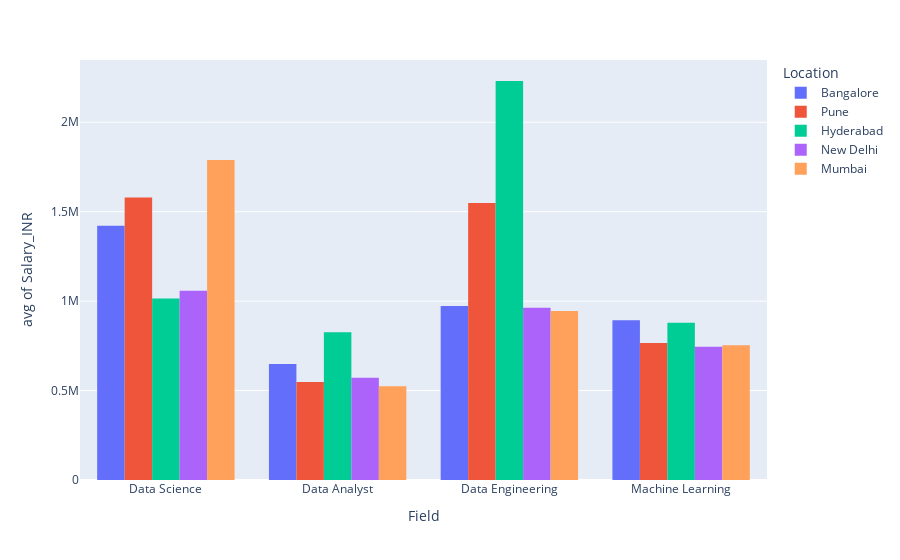

Notebook source saved alongside this figure:
### Markdown cell above
##### Multivariate Analysis

### Code cell
final_dataset['Field'] = 'Data'

data = final_dataset['Job_Title'].str.contains('Data')
science = final_dataset['Job_Title'].str.contains('Science')
scientist = final_dataset['Job_Title'].str.contains('Scientist')
machine = final_dataset['Job_Title'].str.contains('Machine')
learning = final_dataset['Job_Title'].str.contains('Learning')
engineer = final_dataset['Job_Title'].str.contains('Engineer')
engineering = final_dataset['Job_Title'].str.contains('Engineering')
analyst = final_dataset['Job_Title'].str.contains('Analyst')

final_dataset['Field'].loc[data & (science | scientist) & ~machine] = 'Data Science'
final_dataset['Field'].loc[machine & learning & ~(data & scientist)] = 'Machine Learning'
final_dataset['Field'].loc[data & analyst & ~(machine | scientist)] = 'Data Analyst'
final_dataset['Field'].loc[data & (engineer | engineering)] = 'Data Engineering'

px.histogram(final_dataset,x='Field',y='Salary_INR',histfunc='avg',color='Location',barmode='group')

### Figure 1 — Plotly figure (JSON) as saved in the notebook; plotly's stock layout.template omitted (floating-point values rounded to 4 significant figures; data arrays with more than 128 entries replaced by an {"elided": "..."} marker saying what was removed)
{"data": [{"alignmentgroup": "True", "bingroup": "x", "histfunc": "avg", "hovertemplate": "Location=Bangalore<br>Field=%{x}<br>avg of Salary_INR=%{y}<extra></extra>", "legendgroup": "Bangalore", "marker": {"color": "#636efa", "pattern": {"shape": ""}}, "name": "Bangalore", "offsetgroup": "Bangalore", "orientation": "v", "showlegend": true, "type": "histogram", "x": {"elided": "1584 str values"}, "xaxis": "x", "y": {"elided": "1584 float values"}, "yaxis": "y"}, {"alignmentgroup": "True", "bingroup": "x", "histfunc": "avg", "hovertemplate": "Location=Pune<br>Field=%{x}<br>avg of Salary_INR=%{y}<extra></extra>", "legendgroup": "Pune", "marker": {"color": "#EF553B", "pattern": {"shape": ""}}, "name": "Pune", "offsetgroup": "Pune", "orientation": "v", "showlegend": true, "type": "histogram", "x": {"elided": "818 str values"}, "xaxis": "x", "y": {"elided": "818 float values"}, "yaxis": "y"}, {"alignmentgroup": "True", "bingroup": "x", "histfunc": "avg", "hovertemplate": "Location=Hyderabad<br>Field=%{x}<br>avg of Salary_INR=%{y}<extra></extra>", "legendgroup": "Hyderabad", "marker": {"color": "#00cc96", "pattern": {"shape": ""}}, "name": "Hyderabad", "offsetgroup": "Hyderabad", "orientation": "v", "showlegend": true, "type": "histogram", "x": {"elided": "669 str values"}, "xaxis": "x", "y": {"elided": "669 float values"}, "yaxis": "y"}, {"alignmentgroup": "True", "bingroup": "x", "histfunc": "avg", "hovertemplate": "Location=New Delhi<br>Field=%{x}<br>avg of Salary_INR=%{y}<extra></extra>", "legendgroup": "New Delhi", "marker": {"color": "#ab63fa", "pattern": {"shape": ""}}, "name": "New Delhi", "offsetgroup": "New Delhi", "orientation": "v", "showlegend": true, "type": "histogram", "x": {"elided": "656 str values"}, "xaxis": "x", "y": {"elided": "656 float values"}, "yaxis": "y"}, {"alignmentgroup": "True", "bingroup": "x", "histfunc": "avg", "hovertemplate": "Location=Mumbai<br>Field=%{x}<br>avg of Salary_INR=%{y}<extra></extra>", "legendgroup": "Mumbai", "marker": {"color": "#FFA15A", "pattern": {"shape": ""}}, "name": "Mumbai", "offsetgroup": "Mumbai", "orientation": "v", "showlegend": true, "type": "histogram", "x": {"elided": "617 str values"}, "xaxis": "x", "y": {"elided": "617 float values"}, "yaxis": "y"}], "layout": {"barmode": "group", "legend": {"title": {"text": "Location"}, "tracegroupgap": 0}, "margin": {"t": 60}, "xaxis": {"anchor": "y", "domain": [0, 1], "title": {"text": "Field"}}, "yaxis": {"anchor": "x", "domain": [0, 1], "title": {"text": "avg of Salary_INR"}}}}
